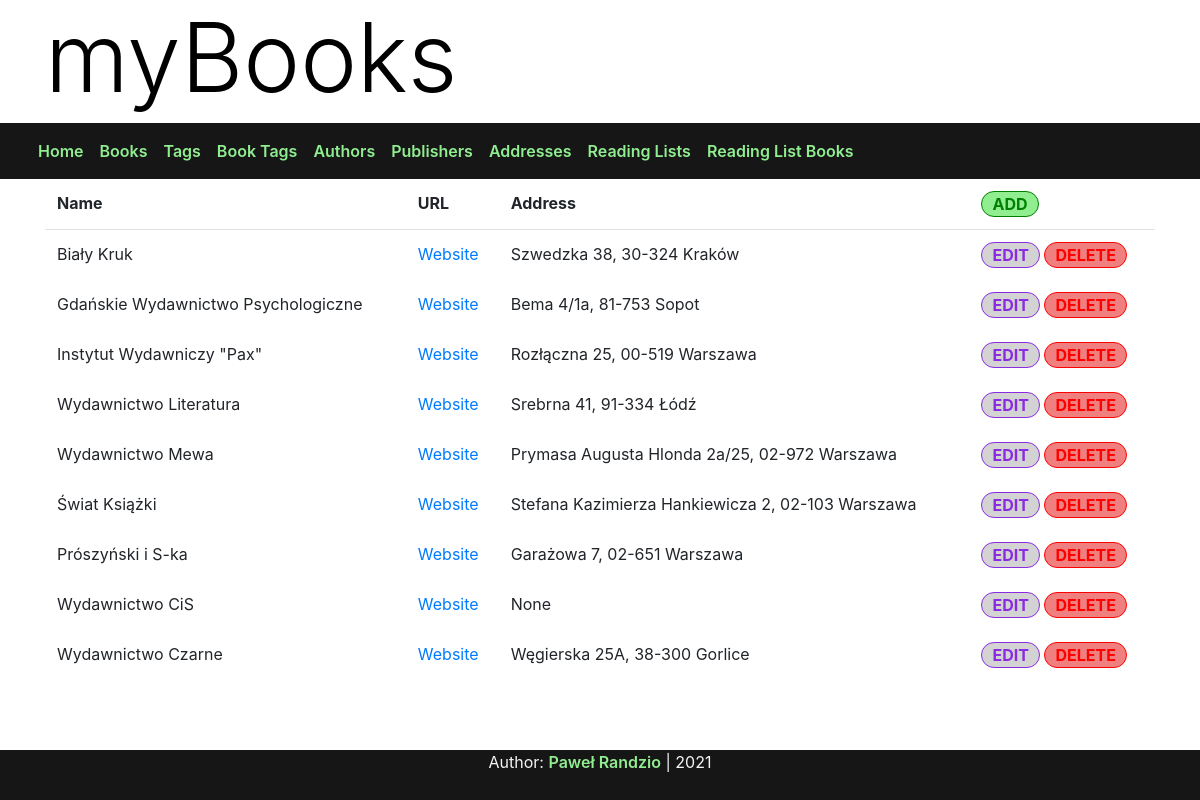
Page /publishers/list on the committed database.
### viewer/models.py (models this page shows, shortened)
class Publisher(models.Model):
    name = models.CharField(max_length=255)
    url = models.CharField(max_length=255)
    address = models.ForeignKey(Address, on_delete=models.SET_NULL, null=True)

class Address(models.Model):
    street = models.CharField(max_length=255, blank=True, null=True)
    building = models.CharField(max_length=8)
    local = models.CharField(max_length=8, blank=True, null=True)
    zip_code = models.CharField(max_length=8)
    city = models.CharField(max_length=255)
    def __str__(self):
        if self.local is None:
            if self.street is None:
                return str(self.city) + " " + str(self.building) + ", " + str(self.zip_code)
            else:
                return str(self.street) + " " + str(self.building) + ", " + str(self.zip_code) + " " + str(self.city)
        else:
            return str(self.street) + " " + str(self.building) + "/" + str(self.local) + ", " + str(self.zip_code)\
                   + " " + str(self.city)

### viewer/views.py (the view)
# urls.py: path('publishers/list', publisher_list, name="publisher_list"),
def publisher_list(request):
    content = {"publishers": Publisher.objects.all()}
    return render(request, 'publisherList.html', content)

### templates/publisherList.html (shortened to what this page needs)
{% extends 'base.html' %}
{% load static %}
{% block styles %}
<link rel="stylesheet" type="text/css" href="{% static '/styles/lists.css' %}">
{% endblock %}
{% block content %}
<div class="contains-table">
    <table class="table table-borderless">
        <thead class="border-bottom font-weight-bold">
            <tr>
                <td>Name</td>
                <td>URL</td>
                <td>Address</td>
                <td>
                    <a href="{% url 'add_publisher' %}" class="add-button">
                        ADD
                    </a>
                </td>
            </tr>
        </thead>
        <tbody>
            {% for publisher in publishers %}
                <tr>
                    <td>{{publisher.name}}</td>
                    <td><a href="{{publisher.url}}">Website</a></td>
                    <td>{{publisher.address}}</td>
                    <td>
                        <a href="{% url 'edit_publisher' publisher.id %}" class="edit-button">
                            EDIT
                        </a>
                        <form action="{% url 'delete_publisher' publisher.id %}" method="post" class="d-inline">
                            <button type="submit" class="delete-button">
                                DELETE
                            </button>
                        </form>
                    </td>
                </tr>
            {% endfor %}
        </tbody>
    </table>
</div>
{% endblock %}

### static/styles/lists.css (style rules this page uses)
.add-button { display: inline-flex; padding: 0 10px 0 10px; justify-content: center; color: green; background-color: lightgreen; border: 1px solid green; border-radius: 50px; }
.edit-button { display: inline-flex; padding: 0 10px 0 10px; justify-content: center; color: blueviolet; background-color: lightgrey; border: 1px solid blueviolet; border-radius: 50px; font-weight: bold; }
.delete-button { display: inline-flex; padding: 0 10px 0 10px; justify-content: center; color: red; background-color: lightcoral; border: 1px solid red; border-radius: 50px; font-weight: bold; }

### rows in the picture
Publisher: name "Biały Kruk", address "Szwedzka 38, 30-324 Kraków"
Publisher: name "Gdańskie Wydawnictwo Psychologiczne", address "Bema 4/1a, 81-753 Sopot"
Publisher: name "Instytut Wydawniczy \"Pax\"", address "Rozłączna 25, 00-519 Warszawa"
Publisher: name "Wydawnictwo Literatura", address "Srebrna 41, 91-334 Łódź"
Publisher: name "Wydawnictwo Mewa", address "Prymasa Augusta Hlonda 2a/25, 02-972 Warszawa"
Publisher: name "Świat Książki", address "Stefana Kazimierza Hankiewicza 2, 02-103 Warszawa"
Publisher: name "Prószyński i S-ka", address "Garażowa 7, 02-651 Warszawa"
Publisher: name "Wydawnictwo CiS", address "None"
Publisher: name "Wydawnictwo Czarne", address "Węgierska 25A, 38-300 Gorlice"
